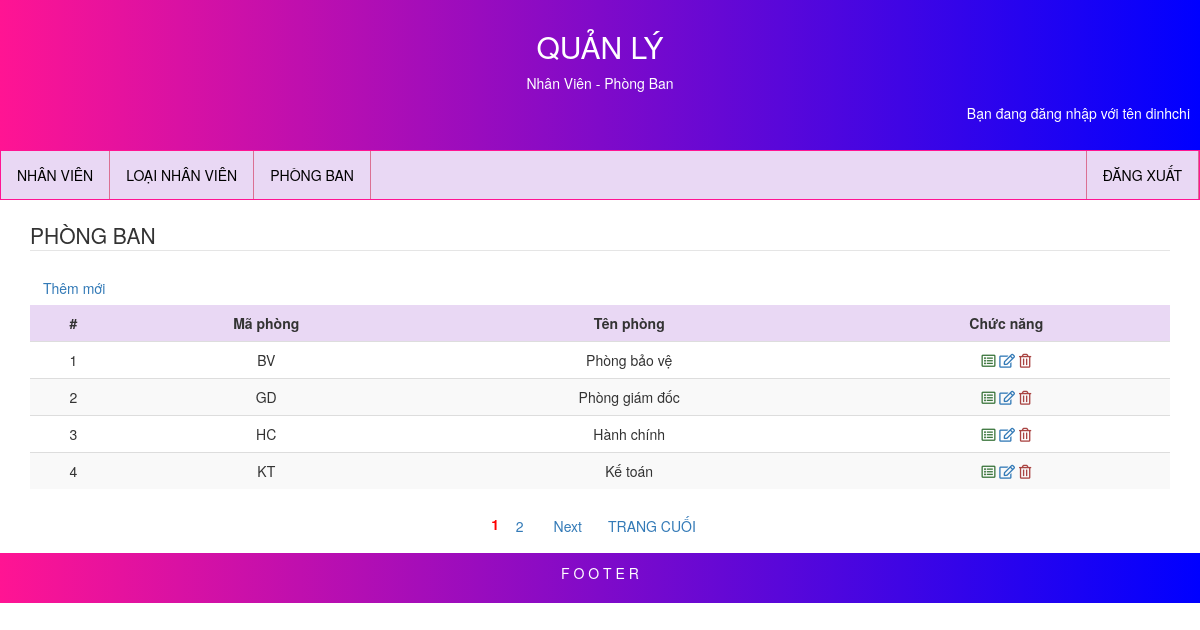
The app's page /phongban.php (signed in) with its own data.
### tables this page shows
CREATE TABLE `phong_ban` (
  `ma_phong` varchar(10) NOT NULL,
  `ten_phong` varchar(50) NOT NULL
);

### phongban.php (the view, shortened to what this page needs)
<?php
	include ('include/header.php');
	include ("connection/connect_qlnv.php");
	$dl = "";
	$rowPerPage=4;
    $offset=($_GET['page']-1)*$rowPerPage;
	$strSQL = 'SELECT *  FROM phong_ban LIMIT '.$offset.','.$rowPerPage;
	$stt=1;
	$result = mysqli_query($dbc,$strSQL);
    while ($row = mysqli_fetch_array($result)){
        $dl .=  "<tr>";
        $dl .=  "<td>$stt</td>";
   	    $dl .=  "<td>$row[ma_phong]</td>";
        $dl .=  "<td>$row[ten_phong]</td>";
        $dl .=  "<td>
        		<a class='edit-btn' href='#'><i class='far fa-list-alt text-success'></i></a>
                <a class='edit-btn' href='#'><i class='far fa-edit text-primary'></i></a>
                <a class='edit-btn' href='#'><i class='far fa-trash-alt text-danger'></i></a>
        </td>";
        $dl .=  "</tr>";
        $stt+=1;
    }
?>
<form method="post">
<fieldset>
	<legend>PHÒNG BAN</legend>
	<a class='btn' href='#'>Thêm mới</a>
	<table class='table table-striped' width='100%'>
        <thead>
                <td><b>#</b></td>
                <td><b>Mã phòng</b></td>
                <td><b>Tên phòng</b></td>
                <td><b>Chức năng</b></td>
        </thead>
        <tr>
        	<?php echo $dl;?>
        </tr>
    </table>
    <?php
        echo '<center>';
		$re = mysqli_query($dbc, $strSQL);
		$numRow = mysqli_num_rows($re);
		$maxPage = floor($numRow/$rowPerPage)+1;
		for ($i=1 ; $i<=$maxPage ; $i++)
		{ 	if ($i == $_GET['page'])
			{ echo '<b style="color:red">'.$i.'</b> ';
			}
			else
			echo "<a class=btn href=".$_SERVER['PHP_SELF']. "?page=".$i.">".$i."</a> ";
		}
		if ($_GET['page'] < $maxPage){
			echo "<a class=btn href=". $_SERVER['PHP_SELF']."?page=".($_GET['page']+1).">Next</a>";
			echo "<a class=btn href=". $_SERVER['PHP_SELF']."?page=".$maxPage."> TRANG CUỐI</a>";
		}
		echo '</center>';
    ?>
</fieldset>
</form>

### include/style.css (style rules this page uses)
body { margin:0; }
div { padding:10px }
.header, .footer { background-image: linear-gradient(to right ,DeepPink, Blue); color: white; }
thead { background-color: #e9d8f4; font-weight: bold; }
table { text-align: center; }

### records on screen
phong_ban: ma_phong "BV", ten_phong "Phòng bảo vệ"
phong_ban: ma_phong "GD", ten_phong "Phòng giám đốc"
phong_ban: ma_phong "HC", ten_phong "Hành chính"
phong_ban: ma_phong "KT", ten_phong "Kế toán"

### other values on screen
$_SESSION['username'] "dinhchi"
